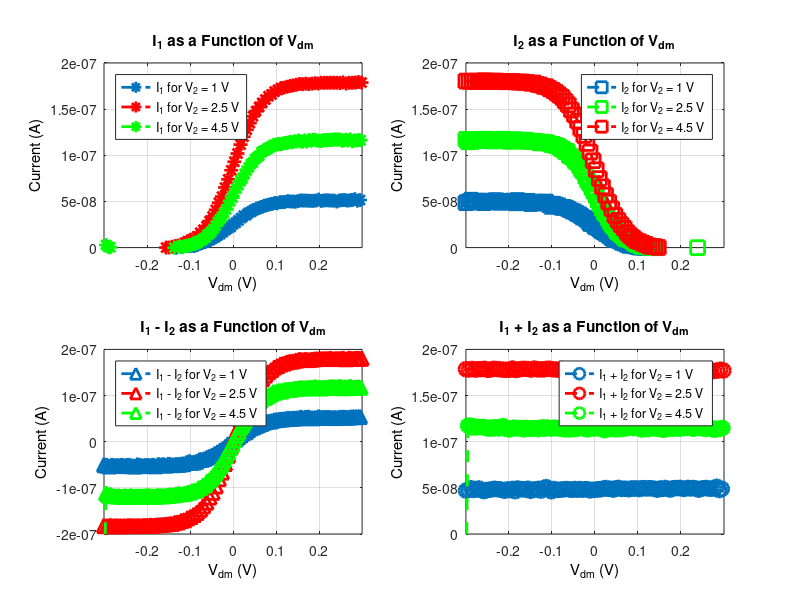

Write MATLAB code to recreate this figure.
%Vdm vs 1 granular
interval = 5;

load('Exp1_Vb0.5_V21_Data.mat');

Vdm1 = linspace(-0.3,0.3,500);
Idm1 = Exp1_Vb1_I1 - Exp1_Vb1_I2;
Icm1 = Exp1_Vb1_I1 + Exp1_Vb1_I2;
I1_1 = Exp1_Vb1_I1;
I2_1 = Exp1_Vb1_I2;

load('Exp1_Vb0.5_V22.5_Data.mat');

Vdm2 = linspace(-0.3,0.3,500);
Idm2 = Exp1_Vb25_I1 - Exp1_Vb25_I2;
Icm2 = Exp1_Vb25_I1 + Exp1_Vb25_I2;
I1_2 = Exp1_Vb25_I1;
I2_2 = Exp1_Vb25_I2;

load('Exp1_Vb0.5_ V24.5_Data.mat')

 Vdm3 = linspace(-0.3,0.3,500);
Idm3 = Exp1_Vb45_I1 - Exp1_Vb45_I2;
Icm3 = Exp1_Vb45_I1 + Exp1_Vb45_I2;
I1_3 = Exp1_Vb45_I1;
I2_3 = Exp1_Vb45_I2;



one = subplot(2,2,1);

plot(Vdm1(1:interval:end),I1_1(1:interval:end),'*--','LineWidth',2,'MarkerSize',10); hold on;
plot(Vdm2(1:interval+1:end),I1_2(1:interval+1:end),'r*--','LineWidth',2,'MarkerSize',10); 
plot(Vdm3(1:interval-1:end),I1_3(1:interval-1:end),'g*--','LineWidth',2,'MarkerSize',10); 

xlim([-0.3 0.3]);
ylim([0 2e-7]);
grid on;

legend('I_1 for V_2 = 1 V',...
'I_1 for V_2 = 2.5 V',...
'I_1 for V_2 = 4.5 V','Location','NorthWest');


four = subplot(2,2,2);

plot(Vdm1(1:interval:end),I2_1(1:interval:end),'s--','LineWidth',2,'MarkerSize',10); hold on;
plot(Vdm3(1:interval-1:end),I2_3(1:interval-1:end),'gs--','LineWidth',2,'MarkerSize',10);
plot(Vdm2(1:interval+1:end),I2_2(1:interval+1:end),'rs--','LineWidth',2,'MarkerSize',10);

xlim([-0.3 0.3]);
ylim([0 2e-7]);
grid on;

legend('I_2 for V_2 = 1 V',...
'I_2 for V_2 = 2.5 V',...
'I_2 for V_2 = 4.5 V','Location','NorthEast');

five = subplot(2,2,3);

plot(Vdm1(1:interval:end),Idm1(1:interval:end),'^--','LineWidth',2,'MarkerSize',10); hold on;
plot(Vdm2(1:interval+1:end),Idm2(1:interval+1:end),'r^--','LineWidth',2,'MarkerSize',10);
plot(Vdm3(1:interval-1:end),Idm3(1:interval-1:end),'g^--','LineWidth',2,'MarkerSize',10);

xlim([-0.3 0.3]);
ylim([-2e-7 2e-7]); 
grid on;

legend('I_1 - I_2 for V_2 = 1 V',...
'I_1 - I_2 for V_2 = 2.5 V',...
'I_1 - I_2 for V_2 = 4.5 V','Location','NorthWest');

eight = subplot(2,2,4);

plot(Vdm1(1:interval:end),Icm1(1:interval:end),'o--','LineWidth',2,'MarkerSize',10); hold on;
plot(Vdm2(1:interval+1:end),Icm2(1:interval+1:end),'ro--','LineWidth',2,'MarkerSize',10);
plot(Vdm3(1:interval-1:end),Icm3(1:interval-1:end),'go--','LineWidth',2,'MarkerSize',10);

xlim([-0.3 0.3]);
ylim([0 2e-7]);
grid on;

legend('I_1 + I_2 for V_2 = 1 V',...
'I_1 + I_2 for V_2 = 2.5 V',...
'I_1 + I_2 for V_2 = 4.5 V','Location','Best');

% set(get(big,'Title'),'String','Different Currents as a Function of V_{dm} for a Differential Pair');
set(get(one,'Title'),'String','I_1 as a Function of V_{dm}');
set(get(four,'Title'),'String','I_2 as a Function of V_{dm}');
set(get(five,'Title'),'String','I_1 - I_2 as a Function of V_{dm}');
set(get(eight,'Title'),'String','I_1 + I_2 as a Function of V_{dm}');

all_ax = findobj(gcf,'Type','axes');
    
for i=1:length(all_ax) %in order to support subplots
    ax = all_ax(i);
    ylbl = get(ax,'ylabel');
    xlbl = get(ax,'xlabel');
    title = get(ax,'Title');
    leg = findobj(gcf,'Type','axes','Tag','legend');
    
    if ~strcmp(get(ax,'Tag'),'legend')
        set(ylbl,'String','Current (A)');
        set(xlbl,'String','V_{dm} (V)');
    end
    
end

% legend(
% 
% 
% 
% 
% 
% 
% 
% 
% 
% 
% ,'Location','SouthEast')
% 
% 
% 
% big = subplot(2,4,[2,3,6,7]);
% 
% plot(Vdm1(1:interval:end),I1_1(1:interval:end),'*--'); hold on;
% plot(Vdm1(1:interval:end),I2_1(1:interval:end),'s--');
% plot(Vdm1(1:interval:end),Idm1(1:interval:end),'^--');
% plot(Vdm1(1:interval:end),Icm1(1:interval:end),'o--');
% 
% plot(Vdm2(1:interval+1:end),I1_2(1:interval+1:end),'r*--'); 
% plot(Vdm2(1:interval+1:end),I2_2(1:interval+1:end),'rs--');
% plot(Vdm2(1:interval+1:end),Idm2(1:interval+1:end),'r^--');
% plot(Vdm2(1:interval+1:end),Icm2(1:interval+1:end),'ro--');
% 
% plot(Vdm3(1:interval-1:end),I1_3(1:interval-1:end),'g*--'); 
% plot(Vdm3(1:interval-1:end),I2_3(1:interval-1:end),'gs--');
% plot(Vdm3(1:interval-1:end),Idm3(1:interval-1:end),'g^--');
% plot(Vdm3(1:interval-1:end),Icm3(1:interval-1:end),'go--');
% 
% xlim([-0.3 0.3]);
% ylim([-2e-7 2e-7]);
% grid on;
% 
% legend('I_1 for V_2 = 1 V',...
% 'I_2 for V_2 = 1 V',...
% 'I_1 - I_2 for V_2 = 1 V',...
% 'I_1 + I_2 for V_2 = 1 V',...
% 'I_1 for V_2 = 2.5 V',...
% 'I_2 for V_2 = 2.5 V',...
% 'I_1 - I_2 for V_2 = 2.5 V',...
% 'I_1 + I_2 for V_2 = 2.5 V',...
% 'I_1 for V_2 = 4.5 V',...
% 'I_2 for V_2 = 4.5 V',...
% 'I_1 - I_2 for V_2 = 4.5 V',...
% 'I_1 + I_2 for V_2 = 4.5 V','Location','SouthEast')